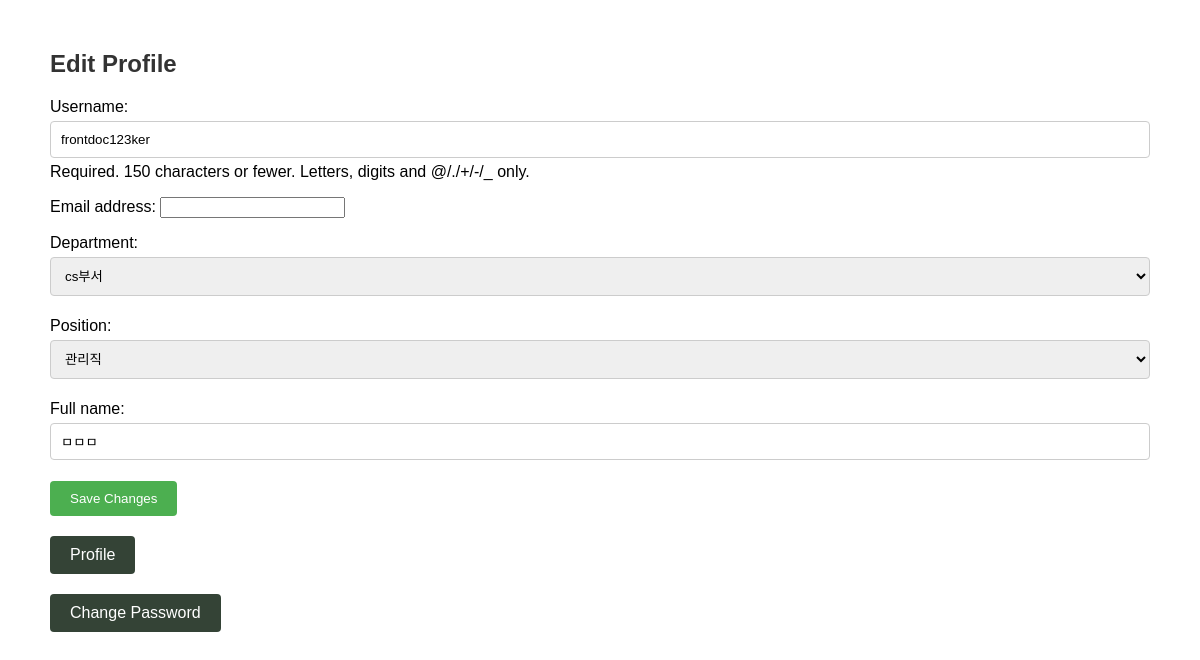
Screenshot of /accounts/profile_change/ (signed in) with the database file from the repository.
### accounts/models.py (models this page shows)
class CustomUser(AbstractUser):
    id = models.AutoField(primary_key=True)
    permission = models.CharField(max_length=100,default="일반")
    department = models.CharField(max_length=100)
    position = models.CharField(max_length=100)
    full_name = models.CharField(max_length=100)
    objects = CustomUserManager()
    class Meta:
        swappable = 'accounts.CustomUser'

### accounts/views.py (the view)
class ProfileUpdateView(UpdateView):
    model = CustomUser
    form_class = CustomUserChangeForm
    template_name = 'accounts/edit_profile.html'
    success_url = reverse_lazy('accounts:profile')# Change 'profile' to your profile view name
    def get_object(self, queryset=None):
        return self.request.user

### accounts/forms.py
class CustomUserChangeForm(forms.ModelForm):
    department_CHOICES = [
        ('as부서', 'as부서'),
        ('cs부서', 'cs부서'),
        ('판매마케팅부서', '판매마케팅부서'),
        ('경영부서', '경영부서'),
    ]
    department = forms.ChoiceField(choices=department_CHOICES)
    position_CHOICES = [
        ('현장직', '현장직'),
        ('관리직', '관리직'),
        ('사원', '사원'),
        ('대리', '대리'),
        ('관리자', '관리자'),
        ('사장', '사장'),
        ('팀장', '팀장'),
        ('사수', '사수'),
    ]
    position = forms.ChoiceField(choices=position_CHOICES)
    class Meta:
        model = CustomUser
        fields = ['username', 'email', 'department', 'position', 'full_name']

### templates/accounts/edit_profile.html (shortened to what this page needs)
<!DOCTYPE html>
<html>
<head>
</head>
<body>
    <h2>Edit Profile</h2>
    <form method="post">
        {{ form.as_p }}
        <button type="submit">Save Changes</button>
    </form>
    <a href="{% url 'accounts:profile' %}">Profile</a>
    <br>
    <a href="{% url 'accounts:profile_change_pass' %}">Change Password</a>
</body>
</html>

### templates/accounts/edit_profile.html (style rules this page uses)
body { font-family: Arial, sans-serif; margin: 50px; }
h2 { color: #333; }
form { margin-top: 20px; }
input[type="text"], select { width: 100%; padding: 10px; margin: 5px 0; display: inline-block; border: 1px solid #ccc; border-radius: 4px; box-sizing: border-box; }
button[type="submit"] { background-color: #4CAF50; color: white; padding: 10px 20px; border: none; border-radius: 4px; cursor: pointer; }
a { display: inline-block; margin-top: 20px; text-decoration: none; background-color: #344336; color: white; padding: 10px 20px; border-radius: 4px; }

### rows the page displays
CustomUser: username "frontdoc123ker", department "cs부서", position "관리직", full_name "ㅁㅁㅁ"
